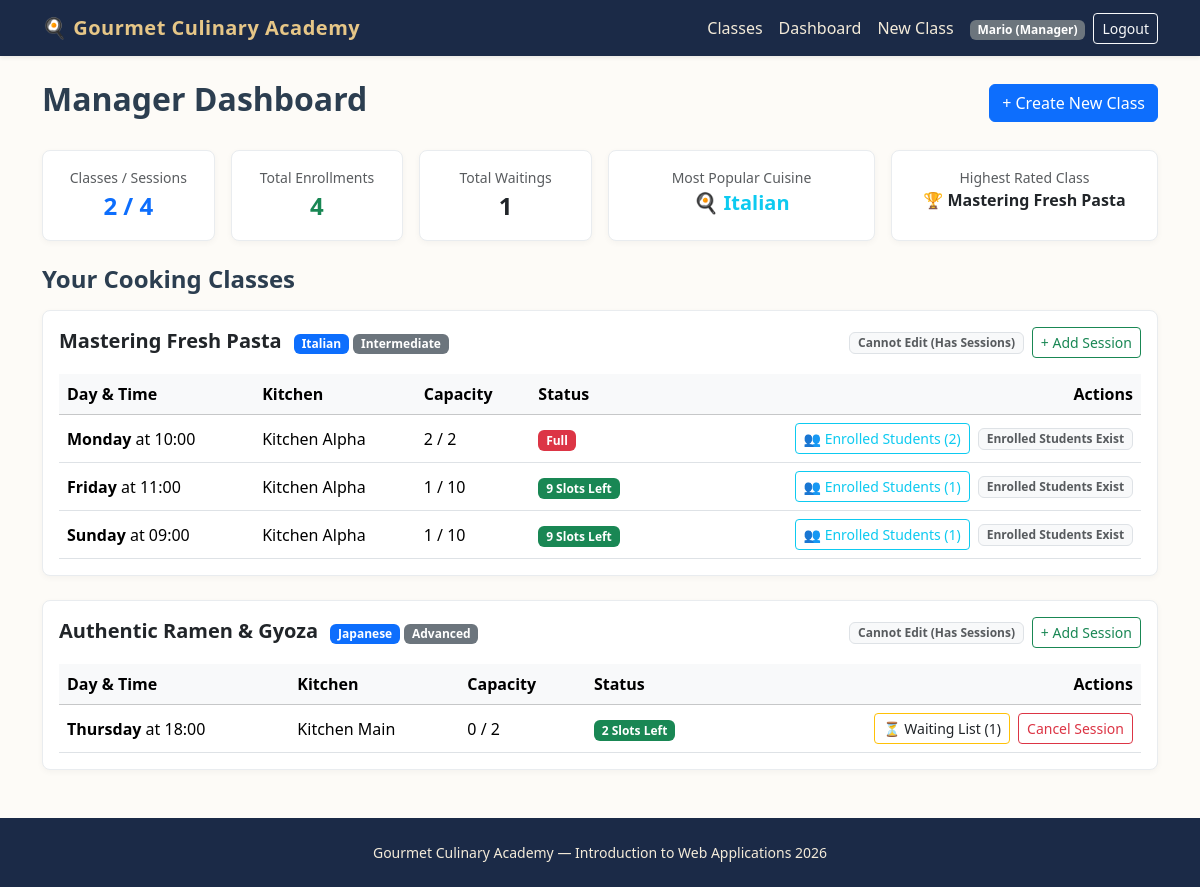
Before: /manager/dashboard (signed in) with the older database file.
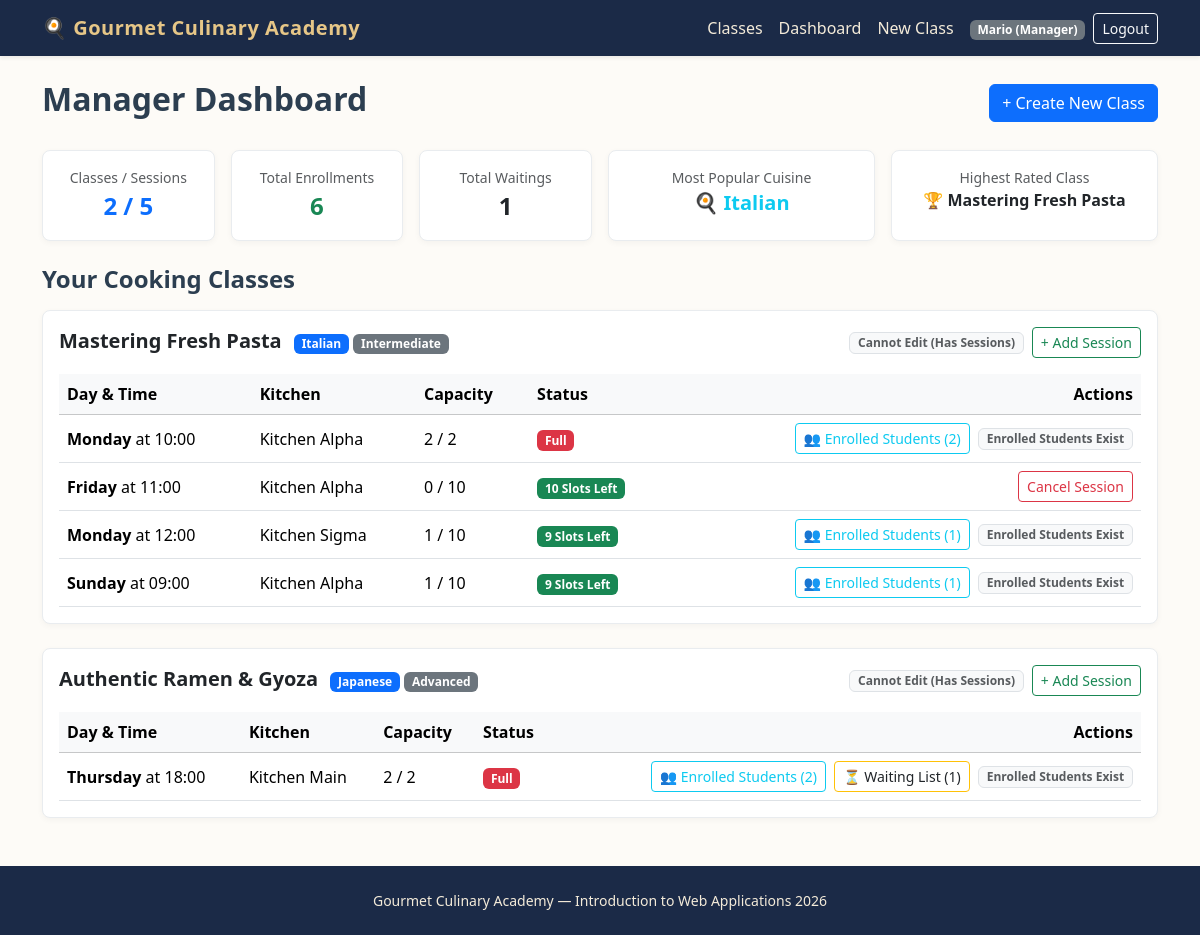
After: the same page with the newer database file.
### tables this page shows
CREATE TABLE users (
    id INTEGER PRIMARY KEY AUTOINCREMENT,
    email TEXT UNIQUE NOT NULL,
    first_name TEXT NOT NULL,
    last_name TEXT NOT NULL,
    password TEXT NOT NULL,
    role TEXT NOT NULL CHECK(role IN ('Manager', 'Student'))
);

CREATE TABLE cooking_classes (
    id INTEGER PRIMARY KEY AUTOINCREMENT,
    manager_id INTEGER NOT NULL,
    title TEXT NOT NULL UNIQUE,
    cuisine TEXT NOT NULL,
    difficulty TEXT NOT NULL CHECK(difficulty IN ('Beginner', 'Intermediate', 'Advanced')),
    duration INTEGER NOT NULL,
    dietary_category TEXT NOT NULL CHECK(dietary_category IN ('Standard', 'Vegetarian', 'Vegan', 'Gluten-free')),
    chef_name TEXT NOT NULL,
    ingredients TEXT NOT NULL, -- Comma-separated list (at least 4 items)
    description TEXT NOT NULL,
    photo_1 TEXT NOT NULL,
    photo_2 TEXT NOT NULL,
    photo_3 TEXT NOT NULL,
    FOREIGN KEY (manager_id) REFERENCES users(id) ON DELETE CASCADE
);

CREATE TABLE class_sessions (
    id INTEGER PRIMARY KEY AUTOINCREMENT,
    class_id INTEGER NOT NULL,
    day_of_week TEXT NOT NULL CHECK(day_of_week IN ('Monday', 'Tuesday', 'Wednesday', 'Thursday', 'Friday', 'Saturday', 'Sunday')),
    start_time TEXT NOT NULL, -- Store as HH:MM format
    kitchen_name TEXT NOT NULL,
    max_capacity INTEGER NOT NULL DEFAULT 10,
    FOREIGN KEY (class_id) REFERENCES cooking_classes(id) ON DELETE CASCADE
);

### routes/manager_routes.py (the view, shortened to what this page needs)
@manager_bp.route("/dashboard")
def dashboard():
    classes = get_manager_classes(current_user.id) or []
    raw_stats = get_manager_statistics(current_user.id) or {}
    stats = {}
    if isinstance(raw_stats, dict):
        stats = dict(raw_stats)
    else:
        try:
            stats = dict(raw_stats)
        except Exception:
            stats = {}
    total_sessions = 0
    total_enrollments = 0
    total_waiting = 0
    cuisine_counter = Counter()
    best_class_title = None
    highest_rating = -1.0
    for item in classes:
        item_dict = dict(item) if not isinstance(item, dict) else item
        cls_obj = item_dict.get("class")
        if cls_obj:
            cls_dict = dict(cls_obj) if not isinstance(cls_obj, dict) else cls_obj
        else:
            cls_dict = item_dict
        cuisine = cls_dict.get("cuisine")
        title = cls_dict.get("title")
        try:
            rating = float(cls_dict.get("avg_rating") or 0.0)
        except (ValueError, TypeError):
            rating = 0.0
        sessions = item_dict.get("sessions", [])
        total_sessions += len(sessions)
        class_enrollments = 0
        for s in sessions:
            s_dict = dict(s) if not isinstance(s, dict) else s
            enrolled = s_dict.get("enrolled_count", 0) or 0
            waiting = s_dict.get("waiting_students", []) or []
            total_enrollments += enrolled
            total_waiting += len(waiting) if isinstance(waiting, (list, tuple)) else 0
            class_enrollments += enrolled
        if cuisine and class_enrollments > 0:
            cuisine_counter[cuisine] += class_enrollments
        elif cuisine:
            cuisine_counter.setdefault(cuisine, 0)
        if rating > highest_rating:
            highest_rating = rating
            best_class_title = title
        elif best_class_title is None and title:
            best_class_title = title
    stats["total_classes"] = len(classes)
    stats["total_sessions"] = total_sessions
    stats["total_enrollments"] = total_enrollments
    stats["total_waiting"] = total_waiting
    most_common = cuisine_counter.most_common(1)
    if most_common:
        stats["popular_cuisine"] = most_common[0][0]
    else:
        stats["popular_cuisine"] = "N/A"
    return render_template("manager/dashboard.html", classes=classes, stats=stats)

### app.py (called while the page is built)
@app.after_request
def add_header(response):
    response.headers["Cache-Control"] = (
        "no-store, no-cache, must-revalidate, post-check=0, pre-check=0, max-age=0"
    )
    response.headers["Pragma"] = "no-cache"
    response.headers["Expires"] = "-1"
    return response

@login_manager.user_loader
def load_user(user_id):
    row = get_user_by_id(user_id)
    if row:
        return User(
            user_id=row["id"],
            email=row["email"],
            first_name=row["first_name"],
            last_name=row["last_name"],
            role=row["role"]
        )
    return None

### dao/user_dao.py (called while the page is built)
def get_user_by_id(user_id):
    conn = get_db()
    cursor = conn.cursor()
    cursor.execute("SELECT * FROM users WHERE id = ?", (user_id,))
    user = cursor.fetchone()
    close_db(conn)
    return user

### database/database.py (called while the page is built)
def get_db():
    conn = sqlite3.connect(DATABASE, timeout=10.0)
    conn.row_factory = sqlite3.Row
    conn.execute("PRAGMA foreign_keys = ON")
    return conn

### routes/manager_routes.py (called while the page is built)
@manager_bp.before_request
@login_required
def check_manager_role():
    if current_user.role != "Manager":
        flash("Access denied. Manager privileges required.", "danger")
        return redirect(url_for("home.index"))

### templates/manager/dashboard.html (shortened to what this page needs)
{% extends "base.html" %}
{% block content %}
<header class="d-flex justify-content-between align-items-center mb-4">
    <h1 class="h2 fw-bold">Manager Dashboard</h1>
    <a href="{{ url_for('manager.create_class') }}" class="btn btn-primary">+ Create New Class</a>
</header>
<section class="row g-3 mb-4">
    <article class="col-md-4 col-lg-2">
        <div class="card card-culinary p-3 text-center h-100">
            <span class="text-muted small">Classes / Sessions</span>
            <span class="fs-4 fw-bold text-primary">{{ stats.total_classes }} / {{ stats.total_sessions }}</span>
        </div>
    </article>
    <article class="col-md-4 col-lg-2">
        <div class="card card-culinary p-3 text-center h-100">
            <span class="text-muted small">Total Enrollments</span>
            <span class="fs-4 fw-bold text-success">{{ stats.total_enrollments }}</span>
        </div>
    </article>
    <article class="col-md-4 col-lg-2">
        <div class="card card-culinary p-3 text-center h-100">
            <span class="text-muted small">Total Waitings</span>
            <span class="fs-4 fw-bold text-warning text-dark">{{ stats.total_waiting }}</span>
        </div>
    </article>
    <article class="col-md-6 col-lg-3">
        <div class="card card-culinary p-3 text-center h-100">
            <span class="text-muted small">Most Popular Cuisine</span>
            <span class="fs-5 fw-bold text-info text-truncate" title="{{ stats.popular_cuisine }}">
                🍳 {{ stats.popular_cuisine }}
            </span>
        </div>
    </article>
    <article class="col-md-6 col-lg-3">
        <div class="card card-culinary p-3 text-center h-100">
            <span class="text-muted small">Highest Rated Class</span>
            <span class="fs-6 fw-bold text-dark text-truncate" title="{{ stats.top_rated_class }}">
                🏆 {{ stats.top_rated_class }}
            </span>
        </div>
    </article>
</section>
<section>
    <h2 class="h4 fw-bold mb-3">Your Cooking Classes</h2>
    {% if classes %}
        {% for item in classes %}
            <article class="card card-culinary mb-4 p-3">
                <div class="d-flex justify-content-between align-items-center mb-3 flex-wrap gap-2">
                    <div>
                        <h3 class="h5 fw-bold mb-1 d-inline-block me-2">{{ item.class.title }}</h3>
                        <span class="badge bg-primary">{{ item.class.cuisine }}</span>
                        <span class="badge bg-secondary">{{ item.class.difficulty }}</span>
                    </div>
                    <div class="d-flex gap-2">
                        {% if item.can_edit %}
                            <a href="{{ url_for('manager.edit_class', class_id=item.class.id) }}" class="btn btn-sm btn-outline-primary">Edit Class</a>
                        {% else %}
                            <span class="badge bg-light text-muted border align-self-center">Cannot Edit (Has Sessions)</span>
                        {% endif %}
                        <a href="{{ url_for('manager.create_session', class_id=item.class.id) }}" class="btn btn-sm btn-outline-success">+ Add Session</a>
                    </div>
                </div>
                <div class="table-responsive">
                    <table class="table table-hover align-middle mb-0">
                        <thead class="table-light">
                            <tr>
                                <th>Day & Time</th>
                                <th>Kitchen</th>
                                <th>Capacity</th>
                                <th>Status</th>
                                <th class="text-end">Actions</th>
                            </tr>
                        </thead>
                        <tbody>
                            {% for s in item.sessions %}
                                <tr>
                                    <td><strong>{{ s.day_of_week }}</strong> at {{ s.start_time[:5] if s.start_time else s.start_time }}</td>
                                    <td>{{ s.kitchen_name }}</td>
                                    <td>{{ s.enrolled_count }} / {{ s.max_capacity }}</td>
                                    <td>
                                        {% if s.enrolled_count == s.max_capacity %}
                                            <span class="badge bg-danger">Full</span>
                                        {% else %}
                                            <span class="badge bg-success">{{ s.available_slots }} Slots Left</span>
                                        {% endif %}
                                    </td>
                                    <td class="text-end">
                                        {% if s.enrolled_count > 0 %}
                                            <button type="button" class="btn btn-sm btn-outline-info me-1" data-bs-toggle="modal" data-bs-target="#studentsModal{{ s.id }}">
                                                👥 Enrolled Students ({{ s.enrolled_count }})
                                            </button>
                                        {% endif %}
                                        {% if s.waiting_students and s.waiting_students|length > 0 %}
                                            <button type="button" class="btn btn-sm btn-outline-warning text-dark me-1" data-bs-toggle="modal" data-bs-target="#studentsModal{{ s.id }}">
                                                ⏳ Waiting List ({{ s.waiting_students|length }})
                                            </button>
                                        {% endif %}
                                        {% if s.enrolled_count == 0 %}
                                            <form action="{{ url_for('manager.cancel_session', session_id=s.id) }}" method="POST" class="d-inline">
                                                <button type="submit" class="btn btn-sm btn-outline-danger" onclick="return confirm('Are you sure you want to cancel this session?')">Cancel Session</button>
                                            </form>
                                        {% else %}
                                            <span class="badge bg-light text-muted border">Enrolled Students Exist</span>
                                        {% endif %}
                                    </td>
                                </tr>
                            {% else %}
                                <tr>
                                    <td colspan="5" class="text-muted text-center py-2">No active sessions for this class yet.</td>
                                </tr>
                            {% endfor %}
                        </tbody>
                    </table>
                </div>
            </article>
        {% endfor %}
    {% endif %}
</section>
{% endblock %}

### templates/base.html (shortened to what this page needs)
<!DOCTYPE html>
<html lang="en">
<head>
    <link href="https://cdn.jsdelivr.net/npm/bootstrap@5.3.3/dist/css/bootstrap.min.css" rel="stylesheet">
    <link rel="stylesheet" href="{{ url_for('static', filename='css/style.css') }}">
</head>
<body>
    <header>
        <nav class="navbar navbar-expand-lg navbar-dark bg-culinary shadow-sm">
            <div class="container">
                <a class="navbar-brand" href="{{ url_for('home.index') }}">🍳 Gourmet Culinary Academy</a>
                <section class="collapse navbar-collapse" id="mainNav">
                    <ul class="navbar-nav ms-auto align-items-center">
                        <li class="nav-item">
                            <a class="nav-link" href="{{ url_for('home.index') }}">Classes</a>
                        </li>
                        {% if current_user.is_authenticated %}
                            {% if current_user.role == 'Manager' %}
                                <li class="nav-item">
                                    <a class="nav-link" href="{{ url_for('manager.dashboard') }}">Dashboard</a>
                                </li>
                                <li class="nav-item">
                                    <a class="nav-link" href="{{ url_for('manager.create_class') }}">New Class</a>
                                </li>
                            {% else %}
                                <li class="nav-item">
                                    <a class="nav-link" href="{{ url_for('student.profile') }}">My Profile</a>
                                </li>
                            {% endif %}
                            <li class="nav-item ms-lg-2">
                                <span class="badge bg-secondary">{{ current_user.first_name }} ({{ current_user.role }})</span>
                            </li>
                            <li class="nav-item ms-lg-2">
                                <a class="btn btn-sm btn-outline-light" href="{{ url_for('auth.logout') }}">Logout</a>
                            </li>
                        {% endif %}
                    </ul>
                </section>
            </div>
        </nav>
    </header>
    <main class="container py-4">
        {% block content %}{% endblock %}
    </main>
    <footer class="site-footer text-center py-4 mt-auto">
        <div class="container">
            <p class="mb-0 small">Gourmet Culinary Academy — Introduction to Web Applications 2026</p>
        </div>
    </footer>
</body>
</html>

### static/css/style.css (style rules this page uses)
body { background-color: #fdfbf7; color: #2c3e50; font-family: "Segoe UI", Tahoma, Geneva, Verdana, sans-serif; min-height: 100vh; display: flex; flex-direction: column; }
main { flex: 1; }
.bg-culinary { background-color: #1b2a47; }
.navbar-dark .navbar-brand { color: #e6c687; font-weight: 700; letter-spacing: 0.5px; }
.navbar-dark .nav-link { color: #f4ebd9; }
.card-culinary { border: 1px solid #e9ecef; border-radius: 8px; transition: transform 0.15s ease, box-shadow 0.15s ease; box-shadow: 0 2px 6px rgba(0,0,0,0.04); }
.site-footer { background-color: #1b2a47; color: #f4ebd9; }

Changed rows visible on the page:
computed for class_sessions "Friday": enrolled_count "1" → "0"; available_slots "9" → "10"
added class_sessions: day_of_week "Monday", start_time "12:00", kitchen_name "Kitchen Sigma", enrolled_count "1", max_capacity "10", available_slots "9", shows "Enrolled Students Exist", shown under "Mastering Fresh Pasta"
computed for class_sessions "Thursday": enrolled_count "0" → "2"
Other visible differences:
{{ stats.total_sessions }}: "4" → "5"
{{ stats.total_enrollments }}: "4" → "6"
list line gone: "👥 Enrolled Students ( 1 ) Enrolled Students Exist"
new list line: "Cancel Session"
list line gone: "2 Slots Left Cancel Session"
new list line: "Full 👥 Enrolled Students ( 2 ) Enrolled Students Exist"
